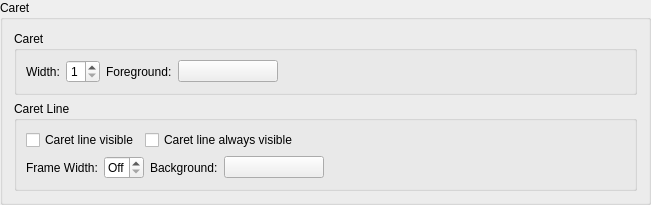
    <widget class="QGroupBox" name="caretGroup">
     <property name="title">
      <string>Caret</string>
     </property>
     <layout class="QVBoxLayout" name="verticalLayout_9">
      <item>
       <widget class="QGroupBox" name="caretGeneralGroup">
        <property name="title">
         <string>Caret</string>
        </property>
        <layout class="QHBoxLayout" name="horizontalLayout_5">
         <item>
          <widget class="QLabel" name="textLabel1_7">
           <property name="text">
            <string>Width:</string>
           </property>
          </widget>
         </item>
         <item>
          <widget class="QSpinBox" name="caretWidthSpinBox">
           <property name="toolTip">
            <string>Select caret width (1, 2 or 3 pixels)</string>
           </property>
           <property name="minimum">
            <number>1</number>
           </property>
           <property name="maximum">
            <number>3</number>
           </property>
          </widget>
         </item>
         <item>
          <widget class="QLabel" name="TextLabel2_2_2_2_2_2">
           <property name="text">
            <string>Foreground:</string>
           </property>
          </widget>
         </item>
         <item>
          <widget class="QPushButton" name="caretForegroundButton">
           <property name="minimumSize">
            <size>
             <width>100</width>
             <height>0</height>
            </size>
           </property>
           <property name="toolTip">
            <string>Select the color for the caret.</string>
           </property>
           <property name="text">
            <string/>
           </property>
          </widget>
         </item>
         <item>
          <spacer>
           <property name="orientation">
            <enum>Qt::Horizontal</enum>
           </property>
           <property name="sizeType">
            <enum>QSizePolicy::Expanding</enum>
           </property>
           <property name="sizeHint" stdset="0">
            <size>
             <width>347</width>
             <height>20</height>
            </size>
           </property>
          </spacer>
         </item>
        </layout>
       </widget>
      </item>
      <item>
       <widget class="QGroupBox" name="caretLineGroup">
        <property name="title">
         <string>Caret Line</string>
        </property>
        <layout class="QVBoxLayout" name="verticalLayout_6">
         <item>
          <layout class="QHBoxLayout" name="horizontalLayout_4">
           <item>
            <widget class="QCheckBox" name="caretlineVisibleCheckBox">
             <property name="toolTip">
              <string>Select, whether the caret line should be highlighted</string>
             </property>
             <property name="text">
              <string>Caret line visible</string>
             </property>
            </widget>
           </item>
           <item>
            <widget class="QCheckBox" name="caretlineAlwaysVisibleCheckBox">
             <property name="toolTip">
              <string>Select, whether the caret line should be highlighted even if the editor doesn't have the focus</string>
             </property>
             <property name="text">
              <string>Caret line always visible</string>
             </property>
            </widget>
           </item>
           <item>
            <spacer name="horizontalSpacer_3">
             <property name="orientation">
              <enum>Qt::Horizontal</enum>
             </property>
             <property name="sizeHint" stdset="0">
              <size>
               <width>40</width>
               <height>20</height>
              </size>
             </property>
            </spacer>
           </item>
          </layout>
         </item>
         <item>
          <layout class="QHBoxLayout" name="horizontalLayout_6">
           <item>
            <widget class="QLabel" name="label_19">
             <property name="text">
              <string>Frame Width:</string>
             </property>
            </widget>
           </item>
           <item>
            <widget class="QSpinBox" name="caretlineFrameWidthSpinBox">
             <property name="toolTip">
              <string>Select caret line frame width (off, 1, 2 or 3 pixels)</string>
             </property>
             <property name="specialValueText">
              <string>Off</string>
             </property>
             <property name="minimum">
              <number>0</number>
             </property>
             <property name="maximum">
              <number>3</number>
             </property>
             <property name="value">
              <number>0</number>
             </property>
            </widget>
           </item>
           <item>
            <widget class="QLabel" name="TextLabel2_2_2_2_2_3">
             <property name="text">
              <string>Background:</string>
             </property>
            </widget>
           </item>
           <item>
            <widget class="QPushButton" name="caretlineBackgroundButton">
             <property name="minimumSize">
              <size>
               <width>100</width>
               <height>0</height>
              </size>
             </property>
             <property name="toolTip">
              <string>Select the background color for the line containing the caret.</string>
             </property>
             <property name="text">
              <string/>
             </property>
            </widget>
           </item>
           <item>
            <spacer name="horizontalSpacer_5">
             <property name="orientation">
              <enum>Qt::Horizontal</enum>
             </property>
             <property name="sizeHint" stdset="0">
              <size>
               <width>40</width>
               <height>20</height>
              </size>
             </property>
            </spacer>
           </item>
          </layout>
         </item>
        </layout>
       </widget>
      </item>
     </layout>
    </widget>
